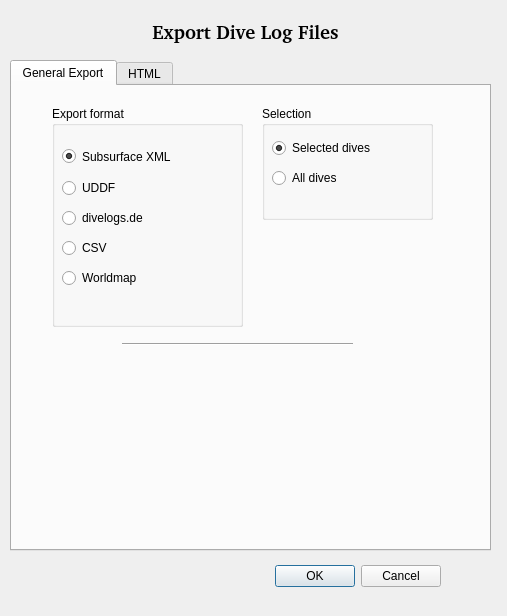
<?xml version="1.0" encoding="UTF-8"?>
<ui version="4.0">
 <class>DiveLogExportDialog</class>
 <widget class="QDialog" name="DiveLogExportDialog">
  <property name="geometry">
   <rect>
    <x>0</x>
    <y>0</y>
    <width>507</width>
    <height>616</height>
   </rect>
  </property>
  <property name="windowTitle">
   <string>Export Dive Log Files</string>
  </property>
  <widget class="QDialogButtonBox" name="buttonBox">
   <property name="geometry">
    <rect>
     <x>30</x>
     <y>560</y>
     <width>411</width>
     <height>32</height>
    </rect>
   </property>
   <property name="orientation">
    <enum>Qt::Horizontal</enum>
   </property>
   <property name="standardButtons">
    <set>QDialogButtonBox::Cancel|QDialogButtonBox::Ok</set>
   </property>
  </widget>
  <widget class="QTabWidget" name="tabWidget">
   <property name="geometry">
    <rect>
     <x>10</x>
     <y>60</y>
     <width>481</width>
     <height>491</height>
    </rect>
   </property>
   <property name="currentIndex">
    <number>0</number>
   </property>
   <widget class="QWidget" name="General_tab">
    <attribute name="title">
     <string>General Export</string>
    </attribute>
    <widget class="QGroupBox" name="exportSelection">
     <property name="geometry">
      <rect>
       <x>250</x>
       <y>20</y>
       <width>171</width>
       <height>114</height>
      </rect>
     </property>
     <property name="title">
      <string>Selection</string>
     </property>
     <widget class="QRadioButton" name="exportSelected">
      <property name="enabled">
       <bool>true</bool>
      </property>
      <property name="geometry">
       <rect>
        <x>10</x>
        <y>30</y>
        <width>151</width>
        <height>24</height>
       </rect>
      </property>
      <property name="text">
       <string>Selected dives</string>
      </property>
      <property name="checked">
       <bool>true</bool>
      </property>
     </widget>
     <widget class="QRadioButton" name="exportAll">
      <property name="geometry">
       <rect>
        <x>10</x>
        <y>60</y>
        <width>110</width>
        <height>24</height>
       </rect>
      </property>
      <property name="text">
       <string>All dives</string>
      </property>
     </widget>
    </widget>
    <widget class="QGroupBox" name="exportFormat">
     <property name="geometry">
      <rect>
       <x>40</x>
       <y>20</y>
       <width>191</width>
       <height>221</height>
      </rect>
     </property>
     <property name="title">
      <string>Export format</string>
     </property>
     <widget class="QRadioButton" name="exportUDDF">
      <property name="geometry">
       <rect>
        <x>10</x>
        <y>70</y>
        <width>110</width>
        <height>24</height>
       </rect>
      </property>
      <property name="maximumSize">
       <size>
        <width>110</width>
        <height>16777215</height>
       </size>
      </property>
      <property name="text">
       <string>UDDF</string>
      </property>
      <property name="checked">
       <bool>false</bool>
      </property>
      <attribute name="buttonGroup">
       <string notr="true">exportGroup</string>
      </attribute>
     </widget>
     <widget class="QRadioButton" name="exportDivelogs">
      <property name="geometry">
       <rect>
        <x>10</x>
        <y>100</y>
        <width>131</width>
        <height>24</height>
       </rect>
      </property>
      <property name="text">
       <string>divelogs.de</string>
      </property>
      <attribute name="buttonGroup">
       <string notr="true">exportGroup</string>
      </attribute>
     </widget>
     <widget class="QRadioButton" name="exportCSV">
      <property name="geometry">
       <rect>
        <x>10</x>
        <y>130</y>
        <width>110</width>
        <height>24</height>
       </rect>
      </property>
      <property name="text">
       <string>CSV</string>
      </property>
      <attribute name="buttonGroup">
       <string notr="true">exportGroup</string>
      </attribute>
     </widget>
     <widget class="QRadioButton" name="exportWorldMap">
      <property name="geometry">
       <rect>
        <x>10</x>
        <y>160</y>
        <width>171</width>
        <height>24</height>
       </rect>
      </property>
      <property name="text">
       <string>Worldmap</string>
      </property>
      <attribute name="buttonGroup">
       <string notr="true">exportGroup</string>
      </attribute>
     </widget>
     <widget class="QRadioButton" name="exportSubsurfaceXML">
      <property name="geometry">
       <rect>
        <x>10</x>
        <y>40</y>
        <width>171</width>
        <height>21</height>
       </rect>
      </property>
      <property name="maximumSize">
       <size>
        <width>171</width>
        <height>16777215</height>
       </size>
      </property>
      <property name="text">
       <string>Subsurface XML</string>
      </property>
      <property name="checked">
       <bool>true</bool>
      </property>
      <attribute name="buttonGroup">
       <string notr="true">exportGroup</string>
      </attribute>
     </widget>
    </widget>
    <widget class="QLabel" name="description">
     <property name="geometry">
      <rect>
       <x>60</x>
       <y>310</y>
       <width>341</width>
       <height>91</height>
      </rect>
     </property>
     <property name="text">
      <string/>
     </property>
     <property name="wordWrap">
      <bool>true</bool>
     </property>
    </widget>
    <widget class="Line" name="line">
     <property name="geometry">
      <rect>
       <x>110</x>
       <y>250</y>
       <width>231</width>
       <height>16</height>
      </rect>
     </property>
     <property name="orientation">
      <enum>Qt::Horizontal</enum>
     </property>
    </widget>
   </widget>
   <widget class="QWidget" name="HTML_tab">
    <attribute name="title">
     <string>HTML</string>
    </attribute>
    <widget class="QGroupBox" name="advanceOptions">
     <property name="enabled">
      <bool>true</bool>
     </property>
     <property name="geometry">
      <rect>
       <x>20</x>
       <y>240</y>
       <width>441</width>
       <height>191</height>
      </rect>
     </property>
     <property name="title">
      <string>Advanced Options</string>
     </property>
     <property name="checkable">
      <bool>true</bool>
     </property>
     <property name="checked">
      <bool>false</bool>
     </property>
     <widget class="QWidget" name="layoutWidget1">
      <property name="geometry">
       <rect>
        <x>10</x>
        <y>40</y>
        <width>291</width>
        <height>29</height>
       </rect>
      </property>
      <layout class="QHBoxLayout" name="fontLayout">
       <item>
        <widget class="QLabel" name="fontLabel">
         <property name="text">
          <string>Font</string>
         </property>
        </widget>
       </item>
       <item>
        <widget class="QComboBox" name="fontSelection"/>
       </item>
      </layout>
     </widget>
     <widget class="QWidget" name="layoutWidget2">
      <property name="geometry">
       <rect>
        <x>10</x>
        <y>80</y>
        <width>291</width>
        <height>29</height>
       </rect>
      </property>
      <layout class="QHBoxLayout" name="fontSizeLayout">
       <item>
        <widget class="QLabel" name="fontSizeLabel">
         <property name="text">
          <string>Font size</string>
         </property>
        </widget>
       </item>
       <item>
        <widget class="QComboBox" name="fontSizeSelection">
         <item>
          <property name="text">
           <string>8</string>
          </property>
         </item>
         <item>
          <property name="text">
           <string>10</string>
          </property>
         </item>
         <item>
          <property name="text">
           <string>12</string>
          </property>
         </item>
         <item>
          <property name="text">
           <string>14</string>
          </property>
         </item>
         <item>
          <property name="text">
           <string>16</string>
          </property>
         </item>
         <item>
          <property name="text">
           <string>18</string>
          </property>
         </item>
         <item>
          <property name="text">
           <string>20</string>
          </property>
         </item>
        </widget>
       </item>
      </layout>
     </widget>
     <widget class="QWidget" name="layoutWidget3">
      <property name="geometry">
       <rect>
        <x>10</x>
        <y>120</y>
        <width>291</width>
        <height>29</height>
       </rect>
      </property>
      <layout class="QHBoxLayout" name="ThemeLayout">
       <item>
        <widget class="QLabel" name="themeLabel">
         <property name="text">
          <string>Theme</string>
         </property>
        </widget>
       </item>
       <item>
        <widget class="QComboBox" name="themeSelection">
         <item>
          <property name="text">
           <string>Light</string>
          </property>
         </item>
         <item>
          <property name="text">
           <string>Sand</string>
          </property>
         </item>
        </widget>
       </item>
      </layout>
     </widget>
    </widget>
    <widget class="QGroupBox" name="GeneralOptions">
     <property name="geometry">
      <rect>
       <x>20</x>
       <y>20</y>
       <width>441</width>
       <height>201</height>
      </rect>
     </property>
     <property name="title">
      <string>General Settings</string>
     </property>
     <widget class="Line" name="line_2">
      <property name="geometry">
       <rect>
        <x>230</x>
        <y>40</y>
        <width>20</width>
        <height>141</height>
       </rect>
      </property>
      <property name="orientation">
       <enum>Qt::Vertical</enum>
      </property>
     </widget>
     <widget class="QWidget" name="layoutWidget4">
      <property name="geometry">
       <rect>
        <x>10</x>
        <y>50</y>
        <width>201</width>
        <height>80</height>
       </rect>
      </property>
      <layout class="QVBoxLayout" name="exportOptions">
       <item>
        <widget class="QRadioButton" name="exportSelectedDives">
         <property name="minimumSize">
          <size>
           <width>117</width>
           <height>0</height>
          </size>
         </property>
         <property name="text">
          <string>Selected Dives</string>
         </property>
         <property name="checked">
          <bool>true</bool>
         </property>
         <attribute name="buttonGroup">
          <string notr="true">buttonGroup</string>
         </attribute>
        </widget>
       </item>
       <item>
        <widget class="QRadioButton" name="exportAllDives">
         <property name="minimumSize">
          <size>
           <width>117</width>
           <height>0</height>
          </size>
         </property>
         <property name="text">
          <string>All</string>
         </property>
         <attribute name="buttonGroup">
          <string notr="true">buttonGroup</string>
         </attribute>
        </widget>
       </item>
      </layout>
     </widget>
     <widget class="QWidget" name="layoutWidget5">
      <property name="geometry">
       <rect>
        <x>250</x>
        <y>50</y>
        <width>191</width>
        <height>80</height>
       </rect>
      </property>
      <layout class="QVBoxLayout" name="additionalOptions">
       <item>
        <widget class="QCheckBox" name="checkBox">
         <property name="text">
          <string>Dives Starting from 0</string>
         </property>
        </widget>
       </item>
       <item>
        <widget class="QCheckBox" name="checkBox_2">
         <property name="text">
          <string>Minimum Javascript</string>
         </property>
        </widget>
       </item>
       <item>
        <widget class="QCheckBox" name="checkBox_3">
         <property name="text">
          <string>Dive List only</string>
         </property>
        </widget>
       </item>
      </layout>
     </widget>
    </widget>
   </widget>
  </widget>
  <widget class="QLabel" name="label_3">
   <property name="geometry">
    <rect>
     <x>0</x>
     <y>20</y>
     <width>491</width>
     <height>23</height>
    </rect>
   </property>
   <property name="font">
    <font>
     <family>Droid Sans [unknown]</family>
     <pointsize>14</pointsize>
     <weight>75</weight>
     <bold>true</bold>
    </font>
   </property>
   <property name="frameShape">
    <enum>QFrame::NoFrame</enum>
   </property>
   <property name="text">
    <string>Export Dive Log Files</string>
   </property>
   <property name="alignment">
    <set>Qt::AlignCenter</set>
   </property>
  </widget>
 </widget>
 <resources/>
 <connections>
  <connection>
   <sender>buttonBox</sender>
   <signal>accepted()</signal>
   <receiver>DiveLogExportDialog</receiver>
   <slot>accept()</slot>
   <hints>
    <hint type="sourcelabel">
     <x>248</x>
     <y>254</y>
    </hint>
    <hint type="destinationlabel">
     <x>157</x>
     <y>274</y>
    </hint>
   </hints>
  </connection>
  <connection>
   <sender>buttonBox</sender>
   <signal>rejected()</signal>
   <receiver>DiveLogExportDialog</receiver>
   <slot>reject()</slot>
   <hints>
    <hint type="sourcelabel">
     <x>316</x>
     <y>260</y>
    </hint>
    <hint type="destinationlabel">
     <x>286</x>
     <y>274</y>
    </hint>
   </hints>
  </connection>
 </connections>
 <buttongroups>
  <buttongroup name="exportGroup"/>
  <buttongroup name="buttonGroup"/>
 </buttongroups>
</ui>
